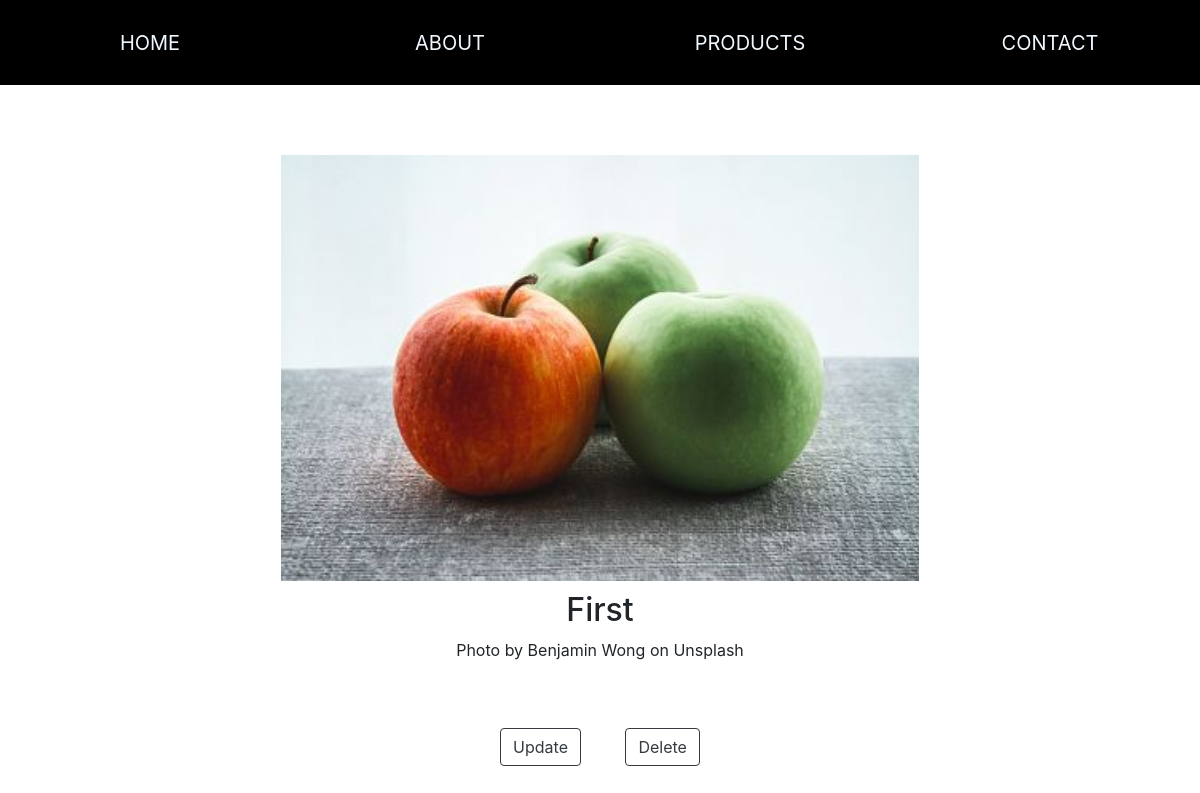
/product/1/, run on the app's committed database.
### product/models.py (models this page shows, shortened)
class Product(models.Model):
    name = models.CharField(max_length=200)
    img = models.ImageField(upload_to = 'pictures/', max_length = 255, null=True, blank = True)
    price = models.IntegerField(validators=[validate_even])
    description = models.TextField(blank=True, null=True)

### product/views.py (the view)
# urls.py: path('<int:my_id>/', ProductDetailView.as_view(), name = 'product-detail'),
class ProductDetailView(DetailView):
    template_name = 'product/product_detail.html'
    queryset = Product.objects.all()
    def get_object(self):
        id_ = self.kwargs.get('my_id')
        return get_object_or_404(Product,id=id_)

### product/templates/product/product_detail.html
{% extends 'base.html' %}
{% block content %}
<div class="container">
    <div class="row">
        <div class="detail">
            {% if object.img %}
            <img src="{{ object.img.url }}" alt=""/>
            {% endif %}
            <h2 class='col-sm-12'>{{ object.name }}</h2>
            <p class='col-sm-12'>{{ object.description }}</p>
        </div>
        <div class="col-12 product">
            <a href="/product/{{object.id}}/update" alt="update_item">
                <button type="button" class="btn btn-outline-dark">Update</button>
            </a>
            <a href="/product/{{object.id}}/delete" alt="delete_item">
                <button type="button" class="btn btn-outline-dark">Delete</button>
            </a>
        </div>
    </div>
</div>
{% endblock %}

### static/css/style.css (style rules this page uses)
html { box-sizing: border-box; }
body { background-color: #ffffff; margin: 0 auto; }
*, *:before, *:after { box-sizing: inherit; }
a { text-decoration: none; color: aliceblue; padding: 20px; display: inline-block; }
.product { display: inline-block; text-align: center; padding-top: 30px; }
.product a { color: grey; }
.product button { display:block; }
.detail { text-align: center; width: 80%; margin: auto; padding-top: 70px; }
.detail h2 { float: left; padding-top: 10px; }
.detail img { width: 90%; height: auto; }
@media only screen and (min-width: 1200px) { .detail img { width: 70%; } }

### data on the page
Product: img (picture), name "First", description "Photo by Benjamin Wong on Unsplash"
